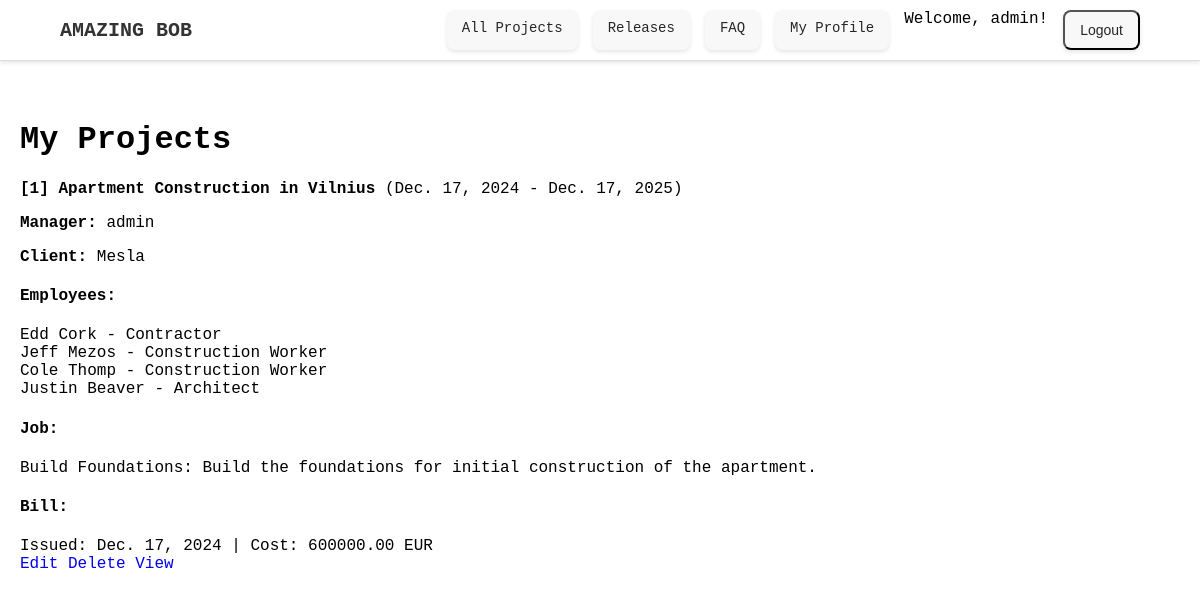
The app's page /home/user_projects/ (signed in), older data.
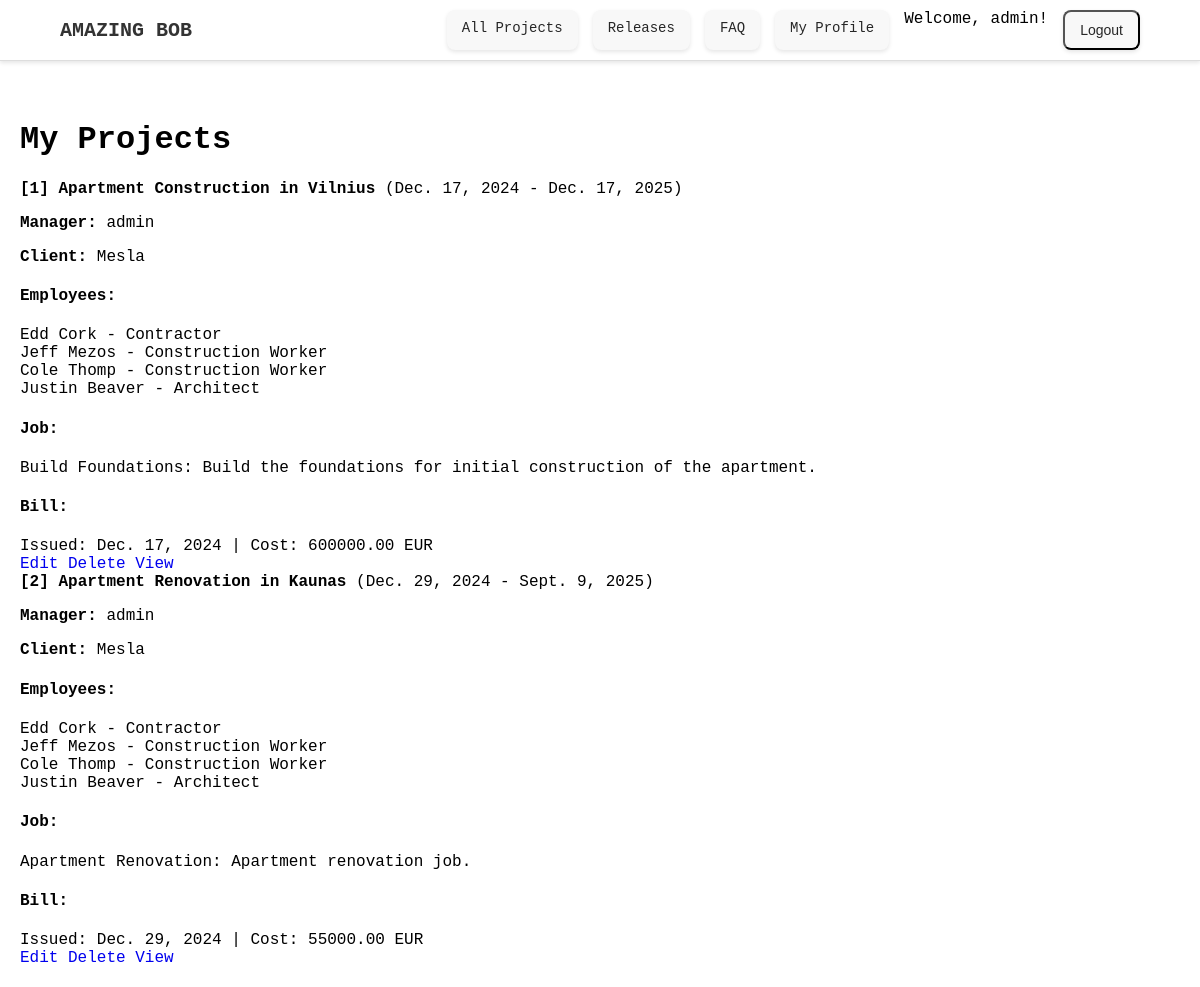
The same page, newer data.
### phandling/models.py (models this page shows, shortened)
class Project(models.Model):
    title = models.CharField(max_length=255)
    start_date = models.DateField()
    end_date = models.DateField(blank=True, null=True)
    client = models.ForeignKey('Client', on_delete=models.CASCADE)
    manager = models.ForeignKey(User, on_delete=models.SET_NULL, null=True)
    employees = models.ManyToManyField('Employee')  # employees can work on multiple projects.
    jobs = models.ForeignKey('Job', on_delete=models.CASCADE)  # each job is tied to a single project.
    bills = models.ForeignKey('Bill', on_delete=models.CASCADE)  # each bill is tied to a single project.

class Client(models.Model):
    name = models.CharField(max_length=100)
    surname = models.CharField(max_length=100)
    company = models.CharField(max_length=255, blank=True, null=True)
    contacts = models.TextField(blank=True, null=True)

class Employee(models.Model):
    name = models.CharField(max_length=100)
    surname = models.CharField(max_length=100)
    position = models.CharField(max_length=100)

class Job(models.Model):
    title = models.CharField(max_length=255)
    notes = models.TextField(blank=True, null=True)

class Bill(models.Model):
    date_of_issue = models.DateField()
    cost = models.DecimalField(max_digits=10, decimal_places=2)

### phandling/views.py (the view)
# urls.py: path('user_projects/', views.user_projects, name='user_projects'),
def user_projects(request):
    projects = Project.objects.filter(manager=request.user)
    return render(request, 'user/projects.html', {'projects': projects})

### templates/user/projects.html (shortened to what this page needs)
{% extends "base.html" %}
    {% load static %}
{% block content %}
<html>
<body>
    <h1>My Projects</h1>
    {% for project in projects %}
        <div class="project">
            <div class="project-header">
                <strong>[{{ project.id }}] {{ project.title }}</strong> ({{ project.start_date }} - {{ project.end_date|default:"Ongoing" }})
            </div>
            <p><strong>Manager:</strong> {{ project.manager }}</p>
            <p><strong>Client:</strong> {{ project.client.company }}</p>
            <h4>Employees:</h4>
            <ul>
                {% for employee in project.employees.all %}
                    <li>{{ employee.name }} {{ employee.surname }} - {{ employee.position }}</li>
                {% empty %}
                    <li>No employees assigned.</li>
                {% endfor %}
            </ul>
            <h4>Job:</h4>
            <ul>
                {% if project.jobs %}
                    <li>{{ project.jobs.title }}: {{ project.jobs.notes|default:"No notes" }}</li>
                {% else %}
                    <li>No job assigned.</li>
                {% endif %}
            </ul>
            <h4>Bill:</h4>
            <ul>
                {% if project.bills %}
                    <li>Issued: {{ project.bills.date_of_issue }} | Cost: {{ project.bills.cost }} EUR</li>
                {% else %}
                    <li>No bills issued.</li>
                {% endif %}
            </ul>
            <div class="crud-buttons">
                <a href="#" class="disabled">Edit</a>
                <a href="#" class="disabled">Delete</a>
                <a href="#" class="disabled">View</a>
            </div>
        </div>
    {% empty %}
        <p>No projects found.</p>
    {% endfor %}
</body>
</html>
{% endblock %}

Row changes from the older to the newer data that the page shows:
added Project: id "2", title "Apartment Renovation in Kaunas", start_date "Dec. 29, 2024", end_date "Sept. 9, 2025", manager "admin", client.company "Mesla", jobs "Apartment Renovation", jobs.notes "Apartment renovation job.", bills.date_of_issue "Dec. 29, 2024", bills.cost "55000.00", Employee (name "Edd", surname "Cork", position "Contractor"), Employee (name "Jeff", surname "Mezos", position "Construction Worker"), Employee (name "Cole", surname "Thomp", position "Construction Worker"), Employee (name "Justin", surname "Beaver", position "Architect")
